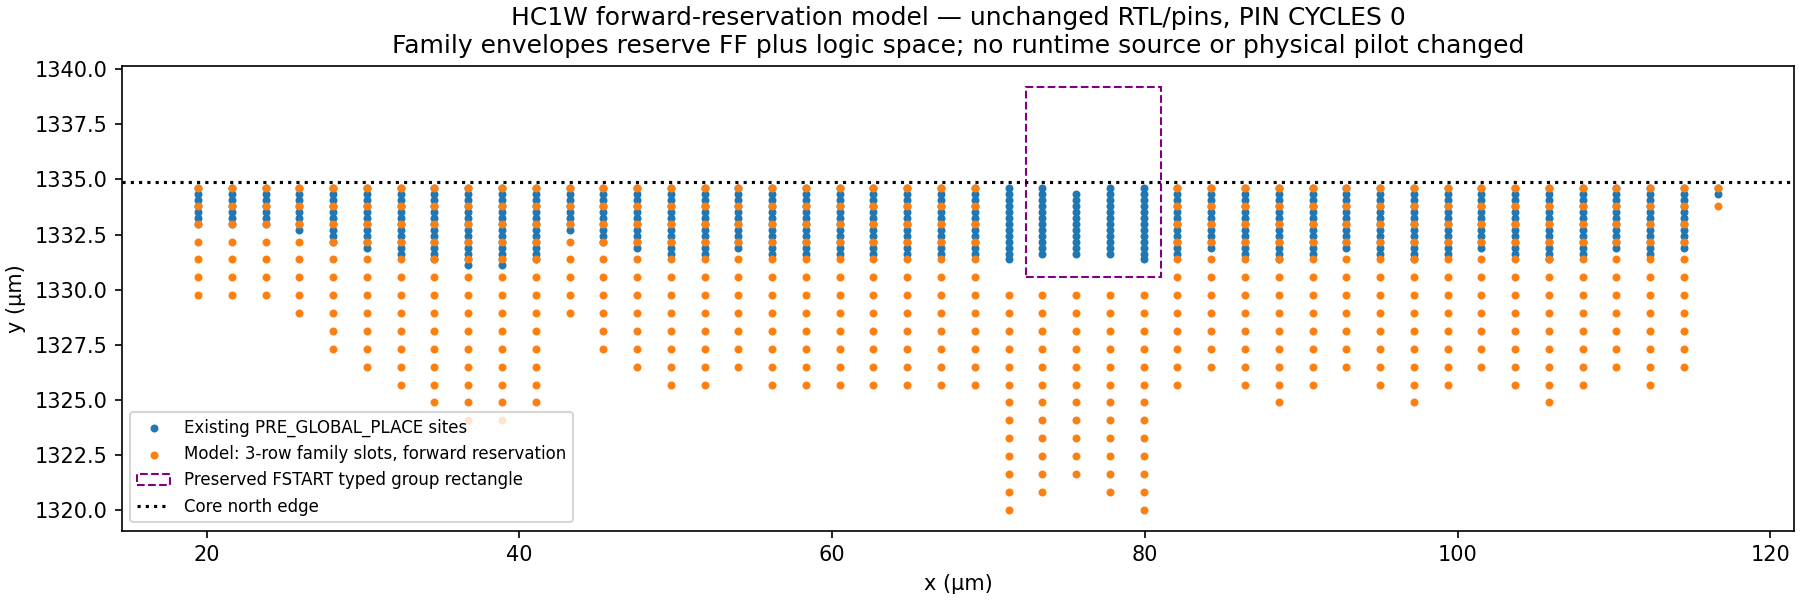

Here is the Python script that generated this plot:
#!/usr/bin/env python3
import json
from pathlib import Path
from collections import defaultdict
import matplotlib
matplotlib.use('Agg')
import matplotlib.pyplot as plt
from matplotlib.patches import Rectangle
R=Path(__file__).resolve().parent;j=json.loads((R/'contract.json').read_text());c=j['core_um'];h=j['row_height_um'];w=j['family_width_um'];stride=j['stride_rows']
rows=[l.split() for l in (R/'existing_cw_n1_sites.tsv').read_text().splitlines()];cols=defaultdict(list)
for row in rows:cols[float(row[2])].append(row)
reserved=[x['rect_um'] for x in j['reserved_groups']]
def hit(a,b):
 a=[round(x,6) for x in a];b=[round(x,6) for x in b] # remove floating arithmetic noise; model grid is 0.001um
 return a[0]<b[2] and b[0]<a[2] and a[1]<b[3] and b[1]<a[3]
new=[];boxes=[];skips=0
for x,items in sorted(cols.items()):
 level=0
 for row in sorted(items,key=lambda x:-float(x[3])):
  while True:
   top=c[3]-level*stride*h;box=[x,top-stride*h,x+w,top];level+=1
   if any(hit(box,b) for b in reserved):skips+=1;continue
   assert box[1]>=c[1] and box[0]>=c[0] and box[2]<=c[2]
   new.append({'instance':row[0],'bus':row[4],'x_um':x,'y_um':top-h,'old_y_um':float(row[3]),'family_box_um':box});boxes.append(box);break
assert len(new)==len(rows)==517
assert len({(x['x_um'],round(x['y_um'],6)) for x in new})==517
assert not any(hit(a,b) for i,a in enumerate(boxes) for b in boxes[i+1:])
summary={'cells':len(new),'columns':len(cols),'reserved_groups':j['reserved_groups'],'skipped_family_slots':skips,'family_envelope_area_um2':len(new)*w*stride*h,'min_ff_y_um':min(x['y_um'] for x in new),'max_additional_pin_offset_um':max(x['old_y_um']-x['y_um'] for x in new),'pin_cycles':0,'physical_launched':False}
(R/'candidate_sites.json').write_text(json.dumps({'summary':summary,'sites':new},indent=2));print(json.dumps(summary,indent=2))
fig,ax=plt.subplots(figsize=(12,4),layout='constrained')
ax.scatter([float(r[2]) for r in rows],[float(r[3]) for r in rows],s=8,label='Existing PRE_GLOBAL_PLACE sites')
ax.scatter([x['x_um'] for x in new],[x['y_um'] for x in new],s=8,label='Model: 3-row family slots, forward reservation')
for b in reserved:ax.add_patch(Rectangle((b[0],b[1]),b[2]-b[0],b[3]-b[1],fill=False,color='purple',linestyle='--',label='Preserved FSTART typed group rectangle'))
ax.axhline(c[3],color='black',linestyle=':',label='Core north edge')
ax.set(xlabel='x (µm)',ylabel='y (µm)',title='HC1W forward-reservation model — unchanged RTL/pins, PIN CYCLES 0\nFamily envelopes reserve FF plus logic space; no runtime source or physical pilot changed')
ax.legend(loc='lower left',fontsize=8);fig.savefig(R/'model.png',dpi=150)
